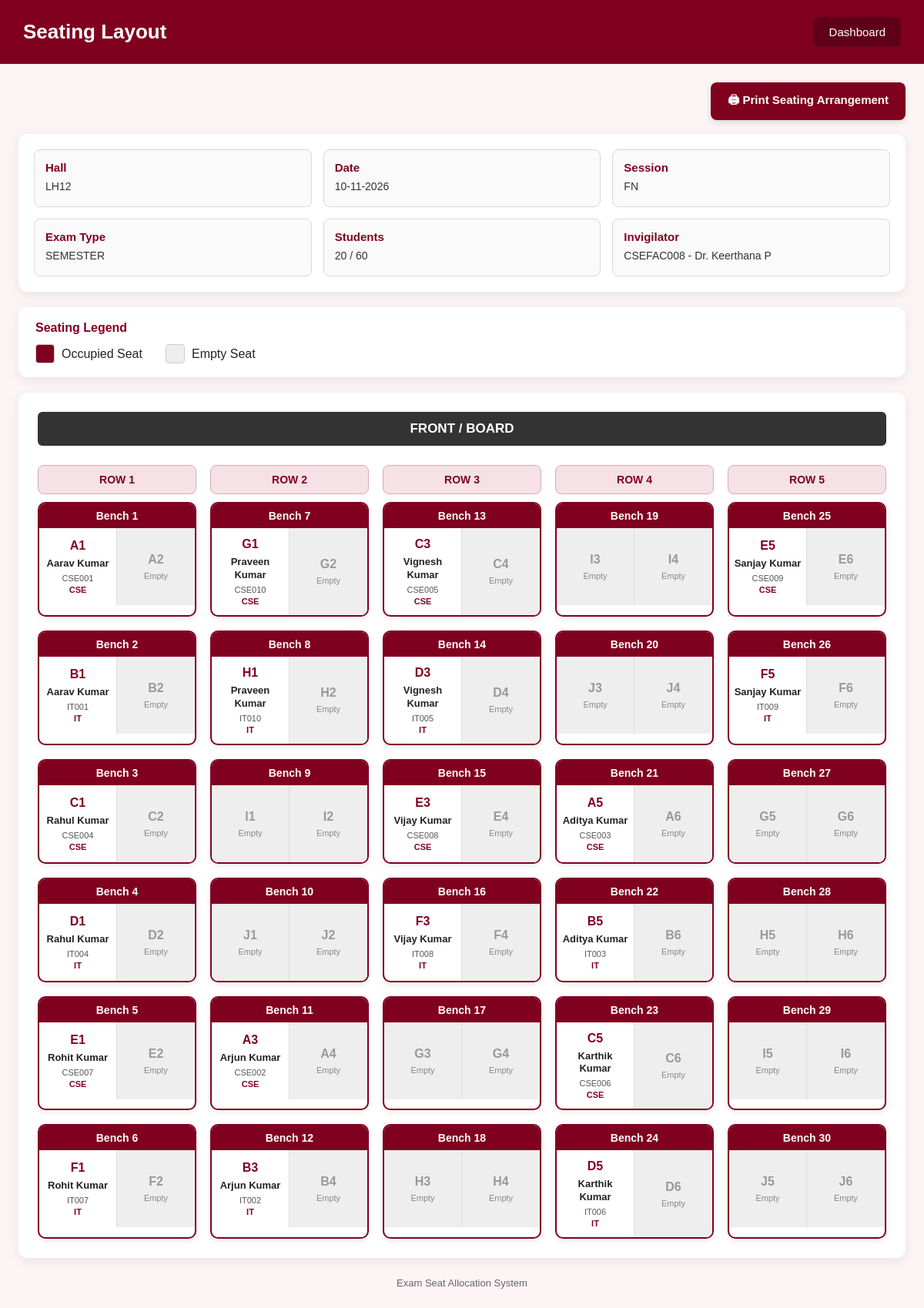
The page /seating_layout.php?room_id=14&date=2026-11-10&session=FN (signed in) on the database its author committed.
### tables this page shows
CREATE TABLE `room` (
  `room_id` int(11) NOT NULL,
  `room_no` varchar(20) NOT NULL,
  `capacity` int(11) NOT NULL
);

CREATE TABLE `exam` (
  `exam_id` int(11) NOT NULL,
  `subject` varchar(100) NOT NULL,
  `exam_date` date NOT NULL,
  `session` enum('FN','AN') NOT NULL DEFAULT 'FN',
  `exam_type` enum('REGULAR','SEMESTER') NOT NULL DEFAULT 'REGULAR',
  `end_time` time NOT NULL
);

CREATE TABLE `seat_allocation` (
  `allocation_id` int(11) NOT NULL,
  `session_id` int(11) DEFAULT NULL,
  `student_id` int(11) NOT NULL,
  `exam_id` int(11) NOT NULL,
  `allocation_date` date NOT NULL,
  `session` enum('FN','AN') NOT NULL DEFAULT 'FN',
  `room_id` int(11) NOT NULL,
  `seat_no` varchar(10) NOT NULL
);

CREATE TABLE `student` (
  `student_id` int(11) NOT NULL,
  `register_no` varchar(30) NOT NULL,
  `password` varchar(255) NOT NULL,
  `student_name` varchar(100) DEFAULT NULL,
  `gender` enum('MALE','FEMALE') NOT NULL,
  `department` varchar(50) DEFAULT NULL,
  `year` int(11) DEFAULT NULL,
  `dept_id` int(11) DEFAULT NULL,
  `must_change_password` tinyint(1) NOT NULL DEFAULT 1
);

CREATE TABLE `department` (
  `dept_id` int(11) NOT NULL,
  `dept_name` varchar(50) NOT NULL
);

### seating_layout.php (the view, shortened to what this page needs)
<?php
require_once "db_connect.php";
$room_id = isset($_GET["room_id"])
    ? intval($_GET["room_id"])
    : 0;
$date = isset($_GET["date"])
    ? $_GET["date"]
    : "";
$session = isset($_GET["session"])
    ? $_GET["session"]
    : "";
$stmt = $conn->prepare("
    SELECT
        room_id,
        room_no,
        capacity
    FROM room
    WHERE room_id = ?
");
$stmt->bind_param(
    "i",
    $room_id
);
$stmt->execute();
$room_result = $stmt->get_result();
$room = $room_result->fetch_assoc();
$stmt = $conn->prepare("
    SELECT
        GROUP_CONCAT(
            DISTINCT CONCAT(
                f.faculty_code,
                ' - ',
                f.faculty_name
            )
            SEPARATOR ', '
        ) AS invigilator_name
    FROM exam_invigilator ei
    INNER JOIN faculty f
        ON ei.faculty_id = f.faculty_id
    WHERE ei.room_id = ?
");
$stmt->bind_param(
    "i",
    $room_id
);
$stmt->execute();
$invigilator_result = $stmt->get_result();
$invigilator_data =
    $invigilator_result->fetch_assoc();
$invigilator_name =
    !empty($invigilator_data["invigilator_name"])
    ? $invigilator_data["invigilator_name"]
    : "Not Assigned";
$stmt = $conn->prepare("
    SELECT
        sa.seat_no,
        sa.student_id,
        s.register_no,
        s.student_name,
        d.dept_name,
        e.subject,
        e.exam_type,
        e.exam_date,
        e.session
    FROM seat_allocation sa
    INNER JOIN student s
        ON sa.student_id = s.student_id
    LEFT JOIN department d
        ON s.dept_id = d.dept_id
    INNER JOIN exam e
        ON sa.exam_id = e.exam_id
    WHERE sa.room_id = ?
      AND sa.allocation_date = ?
      AND sa.session = ?
    ORDER BY
        CAST(
            SUBSTRING(sa.seat_no, 2)
            AS UNSIGNED
        ),
        LEFT(sa.seat_no, 1)
");
$stmt->bind_param(
    "iss",
    $room_id,
    $date,
    $session
);
$stmt->execute();
$result = $stmt->get_result();
$seats = [];
$total_students = 0;
$exam_type = "REGULAR";
while ($row = $result->fetch_assoc()) {
    $seats[$row["seat_no"]] = $row;
    $total_students++;
    if (!empty($row["exam_type"])) {
        $exam_type = $row["exam_type"];
    }
}
$date_object =
    DateTime::createFromFormat(
        "Y-m-d",
        $date
    );
if ($date_object) {
    $display_date =
        $date_object->format("d-m-Y");
} else {
    $display_date = $date;
}
$letters = range("A", "J");
$benches = [];
$bench_number = 1;
for (
    $row = 1;
    $row <= 5;
    $row += 2
) {
    foreach (
        $letters as $letter
    ) {
        $seat1 =
            $letter . $row;
        $seat2 =
            $letter . ($row + 1);
        $benches[] = [
            "bench_no" => $bench_number,
            "seat1" => $seat1,
            "seat2" => $seat2
        ];
        $bench_number++;
    }
}
?>
<!DOCTYPE html>
<html lang="en">
<head>
</head>
<body>
<div class="header">
    <h1>
        Seating Layout
    </h1>
    <a
        href="admin_dashboard.php"
        class="dashboard-btn"
    >
        Dashboard
    </a>
</div>
<div class="container">
    <div class="print-section">
        <button
            type="button"
            class="print-btn"
            onclick="window.print()"
        >
            🖨 Print Seating Arrangement
        </button>
    </div>
    <div class="info-box">
        <div class="info-card">
            <strong>
                Hall
            </strong>
            <span>
                <?= htmlspecialchars(
                    $room["room_no"]
                ) ?>
            </span>
        </div>
        <div class="info-card">
            <strong>
                Date
            </strong>
            <span>
                <?= htmlspecialchars(
                    $display_date
                ) ?>
            </span>
        </div>
        <div class="info-card">
            <strong>
                Session
            </strong>
            <span>
                <?= htmlspecialchars(
                    $session
                ) ?>
            </span>
        </div>
        <div class="info-card">
            <strong>
                Exam Type
            </strong>
            <span>
                <?= htmlspecialchars(
                    $exam_type
                ) ?>
            </span>
        </div>
        <div class="info-card">
            <strong>
                Students
            </strong>
            <span>
                <?= $total_students ?>
                /
                <?= htmlspecialchars(
                    $room["capacity"]
                ) ?>
            </span>
        </div>
        <div class="info-card">
            <strong>
                Invigilator
            </strong>
            <span>
                <?= htmlspecialchars(
                    $invigilator_name
                ) ?>
            </span>
        </div>
    </div>
    <div class="legend">
        <div class="legend-title">
            Seating Legend
        </div>
        <div class="legend-items">
            <div class="legend-item">
                <div
                    class="legend-box occupied"
                ></div>
                <span>
                    Occupied Seat
                </span>
            </div>
            <div class="legend-item">
                <div
                    class="legend-box empty"
                ></div>
                <span>
                    Empty Seat
                </span>
            </div>
        </div>
    </div>
    <div class="layout-container">
        <div class="front-board">
            FRONT / BOARD
        </div>
        <div class="row-labels">
            <div class="row-label">
                ROW 1
            </div>
            <div class="row-label">
                ROW 2
            </div>
            <div class="row-label">
                ROW 3
            </div>
            <div class="row-label">
                ROW 4
            </div>
            <div class="row-label">
                ROW 5
            </div>
        </div>
        <div class="bench-grid">
            <?php foreach (
                $benches as $bench
            ): ?>
                <div class="bench">
                    <div class="bench-header">
                        Bench
                        <?= $bench["bench_no"] ?>
                    </div>
                    <div class="bench-seats">
                        <?php
                        $seat_no =
                            $bench["seat1"];
                        $student =
                            $seats[$seat_no]
                            ?? null;
                        ?>
                        <div class="seat
                            <?= $student
                                ? ""
                                : "empty"
                            ?>"
                        >
                            <div class="seat-number">
                                <?= htmlspecialchars(
                                    $seat_no
                                ) ?>
                            </div>
                            <?php if ($student): ?>
                                <div class="student-name">
                                    <?= htmlspecialchars(
                                        $student[
                                            "student_name"
                                        ]
                                    ) ?>
                                </div>
                                <div class="register-no">
                                    <?= htmlspecialchars(
                                        $student[
                                            "register_no"
                                        ]
                                    ) ?>
                                </div>
                                <div class="department">
                                    <?= htmlspecialchars(
                                        $student[
                                            "dept_name"
                                        ] ?? ""
                                    ) ?>
                                </div>
                            <?php else: ?>
                                <div class="empty-text">
                                    Empty
                                </div>
                            <?php endif; ?>
                        </div>
                        <?php
                        $seat_no =
                            $bench["seat2"];
                        $student =
                            $seats[$seat_no]
                            ?? null;
                        ?>
                        <div class="seat
                            <?= $student
                                ? ""
                                : "empty"
                            ?>"
                        >
                            <div class="seat-number">
                                <?= htmlspecialchars(
                                    $seat_no
                                ) ?>
                            </div>
                            <?php if ($student): ?>
                                <div class="student-name">
                                    <?= htmlspecialchars(
                                        $student[
                                            "student_name"
                                        ]
                                    ) ?>
                                </div>
                                <div class="register-no">
                                    <?= htmlspecialchars(
                                        $student[
                                            "register_no"
                                        ]
                                    ) ?>
                                </div>
                                <div class="department">
                                    <?= htmlspecialchars(
                                        $student[
                                            "dept_name"
                                        ] ?? ""
                                    ) ?>
                                </div>
                            <?php else: ?>
                                <div class="empty-text">
                                    Empty
                                </div>
                            <?php endif; ?>
                        </div>
                    </div>
                </div>
            <?php endforeach; ?>
        </div>
    </div>
    <div class="footer">
        Exam Seat Allocation System
    </div>
</div>
</body>
</html>

### seating_layout.php (style rules this page uses)
* { box-sizing: border-box; }
body { margin: 0; font-family: Arial, Helvetica, sans-serif; background: #fdf4f6; color: #222; }
.header { background: #800020; color: white; padding: 22px 30px; display: flex; justify-content: space-between; align-items: center; }
.header h1 { margin: 0; font-size: 26px; }
.dashboard-btn { background: #5f0018; color: white; text-decoration: none; padding: 11px 20px; border-radius: 7px; font-size: 15px; }
.print-section { display: flex; justify-content: flex-end; margin-bottom: 18px; }
.print-btn { background: #800020; color: white; border: none; padding: 12px 22px; border-radius: 8px; font-size: 15px; font-weight: bold; cursor: pointer; box-shadow: 0 3px 8px rgba(0,0,0,0.12); }
.container { width: 96%; max-width: 1400px; margin: 24px auto; }
.info-box { background: white; padding: 20px; border-radius: 12px; box-shadow: 0 4px 15px rgba(0,0,0,0.08); display: grid; grid-template-columns: repeat(6, 1fr); gap: 15px; margin-bottom: 20px; }
.info-card { border: 1px solid #d8d8d8; border-radius: 8px; padding: 14px; background: #fafafa; min-height: 75px; }
.info-card strong { display: block; color: #800020; font-size: 15px; margin-bottom: 7px; }
.info-card span { font-size: 14px; color: #333; word-break: break-word; }
.legend { background: white; padding: 18px 22px; border-radius: 12px; box-shadow: 0 4px 15px rgba(0,0,0,0.08); margin-bottom: 20px; }
.legend-title { color: #800020; font-weight: bold; margin-bottom: 12px; }
.legend-items { display: flex; gap: 30px; align-items: center; }
.legend-item { display: flex; align-items: center; gap: 9px; }
.legend-box { width: 25px; height: 25px; border-radius: 4px; border: 1px solid #ccc; }
.occupied { background: #800020; }
.empty { background: #eeeeee; }
.layout-container { background: white; padding: 25px; border-radius: 12px; box-shadow: 0 4px 15px rgba(0,0,0,0.08); }
.front-board { background: #333; color: white; text-align: center; font-size: 17px; font-weight: bold; padding: 12px; border-radius: 6px; margin-bottom: 25px; }
.row-labels { display: grid; grid-template-columns: repeat(5, 1fr); gap: 18px; margin-bottom: 10px; }
.row-label { background: #f5e1e6; color: #800020; border: 1px solid #d9aab7; border-radius: 8px; text-align: center; padding: 10px; font-weight: bold; font-size: 14px; }
.bench-grid { display: grid; grid-template-columns: repeat( 5, minmax(180px, 1fr) ); grid-template-rows: repeat(6, auto); grid-auto-flow: column; gap: 18px; width: 100%; }
.bench { border: 2px solid #800020; border-radius: 10px; overflow: hidden; background: white; min-height: 135px; box-shadow: 0 3px 8px rgba(0,0,0,0.08); break-inside: avoid; }
.bench-header { background: #800020; color: white; text-align: center; padding: 8px; font-size: 14px; font-weight: bold; }
.bench-seats { display: grid; grid-template-columns: 1fr 1fr; min-height: 100px; }
.seat { padding: 12px 6px; text-align: center; border-right: 1px solid #dddddd; display: flex; flex-direction: column; justify-content: center; align-items: center; min-width: 0; }
.seat:last-child { border-right: none; }
.seat-number { color: #800020; font-size: 16px; font-weight: bold; margin-bottom: 6px; }
.student-name { font-size: 13px; font-weight: bold; line-height: 1.3; margin-bottom: 4px; word-break: break-word; }
.register-no { font-size: 11px; color: #555; margin-bottom: 3px; }
.department { font-size: 11px; color: #800020; font-weight: bold; }
.seat.empty { background: #eeeeee; }
.seat.empty .seat-number { color: #999; }
.empty-text { color: #888; font-size: 11px; }
.footer { text-align: center; margin: 25px 0; color: #666; font-size: 13px; }
@media (max-width: 1200px) { .info-box { grid-template-columns: repeat(3, 1fr); } }

### rows shown on the page
room: room_no "LH12", capacity "60"
exam: exam_type "SEMESTER"
seat_allocation: bench_no "1", seat_no "A1", student.student_name "Aarav Kumar", student.register_no "CSE001", department.dept_name "CSE", seat_no "A2"
seat_allocation: bench_no "2", seat_no "B1", student.student_name "Aarav Kumar", student.register_no "IT001", department.dept_name "IT", seat_no "B2"
seat_allocation: bench_no "3", seat_no "C1", student.student_name "Rahul Kumar", student.register_no "CSE004", department.dept_name "CSE", seat_no "C2"
seat_allocation: bench_no "4", seat_no "D1", student.student_name "Rahul Kumar", student.register_no "IT004", department.dept_name "IT", seat_no "D2"
seat_allocation: bench_no "5", seat_no "E1", student.student_name "Rohit Kumar", student.register_no "CSE007", department.dept_name "CSE", seat_no "E2"
seat_allocation: bench_no "6", seat_no "F1", student.student_name "Rohit Kumar", student.register_no "IT007", department.dept_name "IT", seat_no "F2"
seat_allocation: bench_no "7", seat_no "G1", student.student_name "Praveen Kumar", student.register_no "CSE010", department.dept_name "CSE", seat_no "G2"
seat_allocation: bench_no "8", seat_no "H1", student.student_name "Praveen Kumar", student.register_no "IT010", department.dept_name "IT", seat_no "H2"
seat_allocation: bench_no "11", seat_no "A3", student.student_name "Arjun Kumar", student.register_no "CSE002", department.dept_name "CSE", seat_no "A4"
seat_allocation: bench_no "12", seat_no "B3", student.student_name "Arjun Kumar", student.register_no "IT002", department.dept_name "IT", seat_no "B4"
seat_allocation: bench_no "13", seat_no "C3", student.student_name "Vignesh Kumar", student.register_no "CSE005", department.dept_name "CSE", seat_no "C4"
seat_allocation: bench_no "14", seat_no "D3", student.student_name "Vignesh Kumar", student.register_no "IT005", department.dept_name "IT", seat_no "D4"
seat_allocation: bench_no "15", seat_no "E3", student.student_name "Vijay Kumar", student.register_no "CSE008", department.dept_name "CSE", seat_no "E4"
seat_allocation: bench_no "16", seat_no "F3", student.student_name "Vijay Kumar", student.register_no "IT008", department.dept_name "IT", seat_no "F4"
seat_allocation: bench_no "21", seat_no "A5", student.student_name "Aditya Kumar", student.register_no "CSE003", department.dept_name "CSE", seat_no "A6"
seat_allocation: bench_no "22", seat_no "B5", student.student_name "Aditya Kumar", student.register_no "IT003", department.dept_name "IT", seat_no "B6"
seat_allocation: bench_no "23", seat_no "C5", student.student_name "Karthik Kumar", student.register_no "CSE006", department.dept_name "CSE", seat_no "C6"
seat_allocation: bench_no "24", seat_no "D5", student.student_name "Karthik Kumar", student.register_no "IT006", department.dept_name "IT", seat_no "D6"
seat_allocation: bench_no "25", seat_no "E5", student.student_name "Sanjay Kumar", student.register_no "CSE009", department.dept_name "CSE", seat_no "E6"
seat_allocation: bench_no "26", seat_no "F5", student.student_name "Sanjay Kumar", student.register_no "IT009", department.dept_name "IT", seat_no "F6"

### other values the page prints
$display_date "10-11-2026"
$session "FN"
$total_students "20"
$invigilator_name "CSEFAC008 - Dr. Keerthana P"
$bench["bench_no"] "9"
$seat_no "I1"
$seat_no "I2"
$bench["bench_no"] "10"
$seat_no "J1"
$seat_no "J2"
$bench["bench_no"] "17"
$seat_no "G3"
$seat_no "G4"
$bench["bench_no"] "18"
$seat_no "H3"
